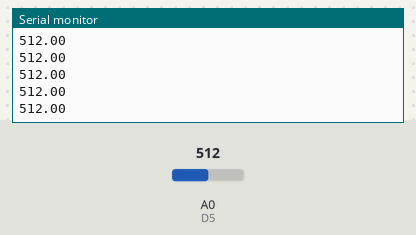
Bench run of a sketch on a simulated Arduino Uno, built with avr-gcc and run on an emulated ATmega328P. Shown: the last lines printed to the serial monitor. The test bench sets the inputs (shaded band); at power-on: A0 (D5) = 512.

Above: at 1.2 s.
1.3 s: A0 (D5) set to 716
At 1.56 s:
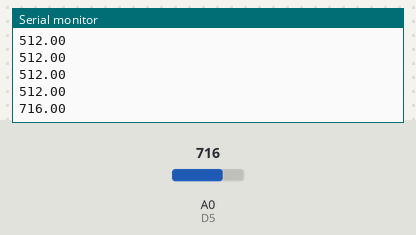
2.8 s: A0 (D5) set to 900
At 2.96 s:
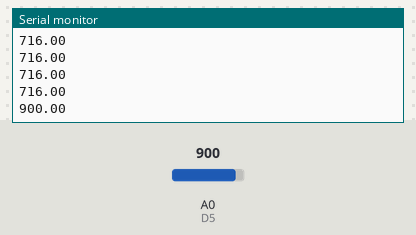
Timing chart, 0 to 5.8 s (numbered marks = the images above; inputs shaded):
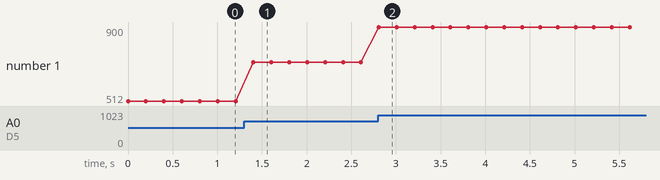

Measured:
- after the input at 1.3 s, the serial monitor: prints a new line after 0.10 s (image 1)
- after the input at 2.8 s, the serial monitor: prints a new line at once (image 2)
- plotted number 1: 512 → 716 after the input at 1.3 s, 716 → 900 after the input at 2.8 s

The sketch:

SOFT_POT.ino
```cpp
#include "WeMosPin.h"

#define SOFT_POT A0

void setup() {
  Serial.begin(9600);
}

void loop() {

  float s = analogRead(A0);
  Serial.println(s);
  delay(200);

}
```

WeMosPin.h
```cpp
#define D0 3
#define D1 1
#define D2 16
#define D3 5
#define D4 4
#define D5 14
#define D6 12
#define D7 13
#define D8 0
#define D9 2
#define D10 15
#define D11 13
#define D12 12
#define D13 4

#define TX0 15
#define RX0 13
```
